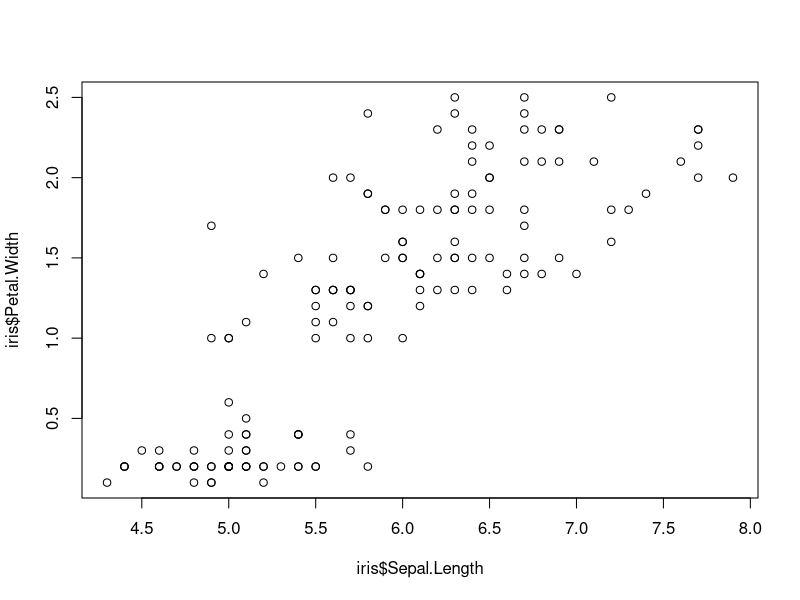
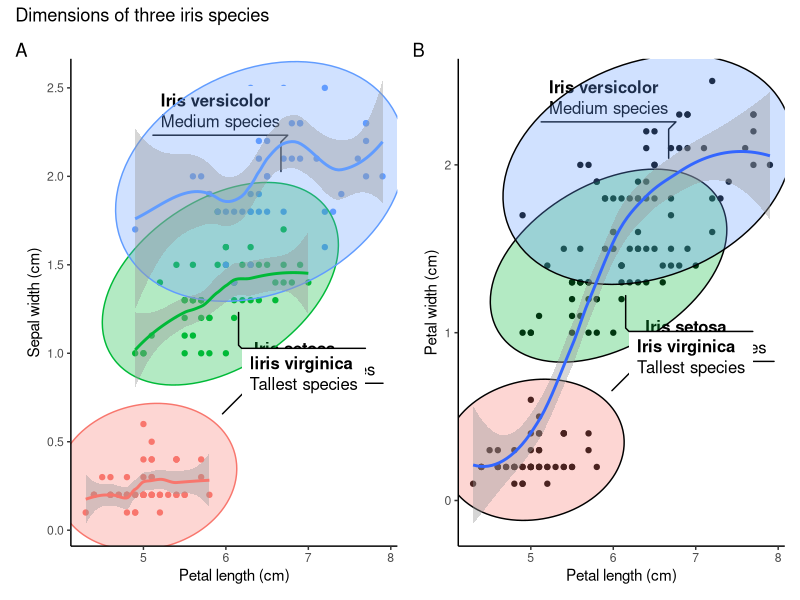

R code for these plots, in order:
# IRIS PLOT ----

# I will use three packages

# install.packages("patchwork")
# install.packages("ggforce")
# install.packages("ggplot2")

# Let me load the packages using library() function.

library(patchwork)
library(ggforce)
library(ggplot2)

str(iris) # Checking the structure of the dataset. Returned in Console.

plot(iris$Sepal.Length, iris$Petal.Width) # Basic plot within the R base.

# Creating the first plot of the iris data.

separate_smooth <- ggplot(data = iris,    # Specifying the data to be plotted.
       mapping = aes(x = Sepal.Length,    # Stating the axes data.
                     y = Petal.Width,
                     color = Species)) +  # Ensuring points are colored by spp.
  geom_point() +                          # Deciding the plotting geometry.
  labs(x = "Petal length (cm)",           # Specifying the axes labels.
       y = "Sepal width (cm)") +
  geom_mark_ellipse(aes(fill = Species,   # Adding ellipses for the spps.
                        filter = Species == "setosa",
                        label = "Iris setosa",
                        description = "Shortest species")) +
  geom_mark_ellipse(aes(fill = Species,
                        filter = Species == "versicolor",
                        label = "Iris versicolor",
                        description = "Medium species")) +
  geom_mark_ellipse(aes(fill = Species,
                        filter = Species == "virginica",
                        label = "Iiris virginica",
                        description = "Tallest species")) +
  theme_classic() +                      # Having publication ready background.
  geom_smooth()                          # Adding smooth line around 95% level.

# In the above plot, having color within the aes() breakes the data into 
# species-wise groups. Meaning each species group will be smoothed separately.

uniform_smooth <- ggplot(data = iris,
                         mapping = aes(x = Sepal.Length,
                                       y = Petal.Width)) + # Note no color here.
  geom_point() +
  labs(x = "Petal length (cm)",
       y = "Petal width (cm)") +
  geom_mark_ellipse(aes(fill = Species,
                        filter = Species == "setosa",
                        label = "Iris setosa",
                        description = "Shortest species")) +
  geom_mark_ellipse(aes(fill = Species,
                        filter = Species == "versicolor",
                        label = "Iris versicolor",
                        description = "Medium species")) +
  geom_mark_ellipse(aes(fill = Species,
                        filter = Species == "virginica",
                        label = "Iris virginica",
                        description = "Tallest species")) +
  theme_classic() +
  geom_smooth()

# Avoiding the color parameter in the aes() ensures all species are considered
# together in the subsequent layers arguments. No grouping by species.

combined_plots <- separate_smooth + uniform_smooth

# Now I want to give the plots title and tags or labels to identify them

combined_plots_labeled <- combined_plots +
  plot_annotation(
    title = "Dimensions of three iris species",
    tag_levels = "A"
  ) # This makes the first plot to be a and the next to be b

# Now I want to remove the legends since the species labels are visible

combined_plots_labeled_no_legend <- combined_plots_labeled &
  theme(legend.position = "none")

combined_plots_labeled_no_legend # This will print out the final product.
